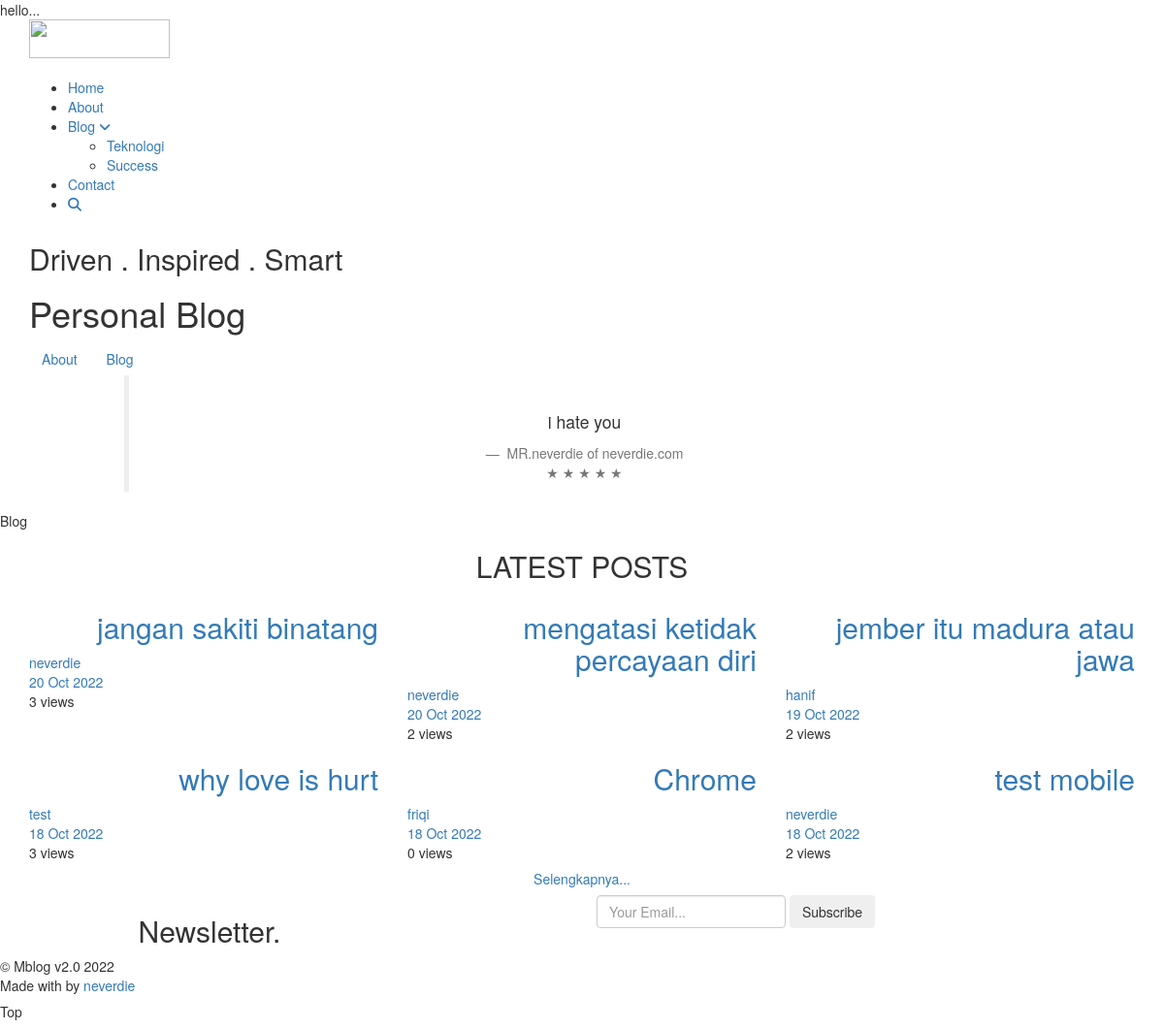
The page / on the database its author committed.
### tables this page shows
CREATE TABLE `tbl_navbar` (
  `navbar_id` int(11) NOT NULL,
  `navbar_name` varchar(50) DEFAULT NULL,
  `navbar_slug` varchar(200) DEFAULT NULL,
  `navbar_parent_id` int(11) DEFAULT 0
);

CREATE TABLE `tbl_testimonial` (
  `testimonial_id` int(11) NOT NULL,
  `testimonial_name` varchar(50) DEFAULT NULL,
  `testimonial_content` text DEFAULT NULL,
  `testimonial_image` varchar(50) DEFAULT NULL,
  `testimonial_created_at` timestamp NULL DEFAULT current_timestamp()
);

CREATE TABLE `tbl_post` (
  `post_id` int(11) NOT NULL,
  `post_title` varchar(250) DEFAULT NULL,
  `post_description` text DEFAULT NULL,
  `post_contents` longtext DEFAULT NULL,
  `post_image` varchar(40) DEFAULT NULL,
  `post_date` timestamp NULL DEFAULT current_timestamp(),
  `post_last_update` datetime DEFAULT NULL,
  `post_category_id` int(11) DEFAULT NULL,
  `post_tags` varchar(225) DEFAULT NULL,
  `post_slug` varchar(250) DEFAULT NULL,
  `post_status` int(11) DEFAULT NULL COMMENT '1=Publish, 0=Unpublish',
  `post_views` int(11) DEFAULT 0,
  `post_user_id` int(11) DEFAULT NULL
);

CREATE TABLE `tbl_user` (
  `user_id` int(11) NOT NULL,
  `user_name` varchar(100) DEFAULT NULL,
  `user_email` varchar(60) DEFAULT NULL,
  `user_password` varchar(40) DEFAULT NULL,
  `user_level` varchar(10) DEFAULT NULL,
  `user_status` varchar(10) DEFAULT '1',
  `user_photo` varchar(40) DEFAULT NULL
);

### application/controllers/Home.php (called while the page is built, shortened)
<?php
class Home extends CI_Controller {
	function __construct(){
		$this->load->model('Visitor_model','visitor_model');
		$this->load->model('Home_model','home_model');
		$this->load->model('Site_model','site_model');
        $this->load->helper('text');
	}
	function index(){
		$site = $this->site_model->get_site_data()->row_array();
		$data['site_name'] = $site['site_name'];
		$data['site_title'] = $site['site_title'];
		$data['site_desc'] = $site['site_description'];
		$data['site_twitter'] = $site['site_twitter'];
		$data['site_image'] = $site['site_logo_big'];
		$data['post_header'] = $this->home_model->get_post_header();
		$data['post_header_2'] = $this->home_model->get_post_header_2();
		$data['post_header_3'] = $this->home_model->get_post_header_3();
		$data['latest_post'] = $this->home_model->get_latest_post();
		$data['popular_post'] = $this->home_model->get_popular_post();
		$home = $this->db->get('tbl_home',1)->row();
		$data['caption_1'] = $home->home_caption_1;
		$data['caption_2'] = $home->home_caption_2;
		$data['bg_header'] = $home->home_bg_heading;
		$data['bg_testimoni'] = $home->home_bg_testimonial;
		$data['testimonial'] = $this->db->get('tbl_testimonial');
		$site_info = $this->db->get('tbl_site', 1)->row();
		$v['logo'] =  $site_info->site_logo_header;
		$data['icon'] = $site_info->site_favicon;
		$data['header'] = $this->load->view('header',$v,TRUE);
		$data['footer'] = $this->load->view('footer','',TRUE);
		$this->load->view('home_view',$data);
	}
}

### index.php (called while the page is built, shortened)
<?php
require_once BASEPATH.'core/CodeIgniter.php';

### application/models/Site_model.php (called while the page is built, shortened)
<?php
class Site_model extends CI_Model{
	function get_site_data(){
		$query = $this->db->get('tbl_site', 1);
		return $query;
	}
}

### application/models/Home_model.php (called while the page is built, shortened)
<?php
class Home_model extends CI_Model{
	function get_post_header(){
		$this->db->select('tbl_post.*, user_name');
		$this->db->from('tbl_post');
		$this->db->join('tbl_user', 'post_user_id=user_id','left');
		$this->db->order_by('post_id', 'DESC');
		$this->db->limit(1);
		$query = $this->db->get();
		return $query;
	}
	function get_post_header_2(){
		$this->db->select('tbl_post.*, user_name');
		$this->db->from('tbl_post');
		$this->db->join('tbl_user', 'post_user_id=user_id','left');
		$this->db->order_by('post_id', 'DESC');
		$this->db->limit(2,1);
		$query = $this->db->get();
		return $query;
	}
	function get_post_header_3(){
		$this->db->select('tbl_post.*, user_name');
		$this->db->from('tbl_post');
		$this->db->join('tbl_user', 'post_user_id=user_id','left');
		$this->db->order_by('post_id', 'DESC');
		$this->db->limit(3,3);
		$query = $this->db->get();
		return $query;
	}
	function get_latest_post(){
		$this->db->select('tbl_post.*, user_name, user_photo');
		$this->db->from('tbl_post');
		$this->db->join('tbl_user', 'post_user_id=user_id','left');
		$this->db->order_by('post_id', 'DESC');
		$this->db->limit(6);
		$query = $this->db->get();
		return $query;
	}
	function get_popular_post(){
		$this->db->select('tbl_post.*, user_name');
		$this->db->from('tbl_post');
		$this->db->join('tbl_user', 'post_user_id=user_id','left');
		$this->db->order_by('post_views', 'DESC');
		$this->db->limit(5);
		$query = $this->db->get();
		return $query;
	}
}

### application/views/home_view.php (the view, shortened to what this page needs)
<!DOCTYPE html>
<html lang="en">
	<head>
		<link rel="stylesheet" href="<?php echo base_url('theme/css/bootstrap.min.css')?>"/>
		<link rel="stylesheet" href="<?php echo base_url('theme/css/style.css')?>"/>
		<link rel="stylesheet" href="<?php echo base_url('theme/css/padding-margin.css')?>"/>
	    <link rel="stylesheet" href="<?php echo base_url().'theme/css/font-awesome.min.css'?>"/>
	</head>
	<body class="content-animate">
		<div class="page-loader">
			<div class="loader font-face1">hello...
			</div>
		</div>
		<div id="top" class="page">
			<?php echo $header;?>
			<main class="cd-main-content">
				<section id="homepage" class="home page-section parallax-2 overlay-light-alpha-10" data-background="<?php echo base_url().'theme/images/'.$bg_header;?>">
					<div class="table-content">
						<div class="table-center-text">
							<div class="container">
								<h2 class="font-face1 heading1 fw700 mb-40 mb-xs-30"><?php echo $caption_1;?></h2>
								<h1 class="font-face1 heading2 fw700 mb-40 mb-xs-30"><?php echo $caption_2;?></h1>
								<div class="local-scroll">
									<a href="<?php echo site_url('about');?>" class="btn bg-black white-color">About</a>
									<a href="<?php echo site_url('blog');?>" class="btn bg-black whitre-color hidden-xs">Blog</a>
								</div>
							</div>
						</div>
					</div>
				</section>
				<section id="testimonial" class="page-section black-section medium-section overlay-dark-alpha-60" data-background="<?php echo base_url().'theme/images/'.$bg_testimoni;?>">
					<div class="container relative">
						<div class="row">
							<div class="col-sm-10 col-sm-offset-1">
								<div class="block-wraper">
									<div class="slick-container testimonial-slider">
											<?php foreach($testimonial->result() as $test):?>
											<div class="slick-item">
												<div class="testimonial-item text-center">
													<blockquote class="testimonial-text font-face1 mb-0 fw300">
														<div class="card-avatar">
														</div>
														<p>
															 <?php echo $test->testimonial_content;?>
														</p>
														<footer class="testimonial-author font-face1 fw700">
															<?php echo $test->testimonial_name;?>
															<div class="testimonial-rating mt-10 mb-10">&starf; &starf; &starf; &starf; &starf;</div>
														</footer>
													</blockquote>
												</div>
											</div>
											<?php endforeach;?>
									</div>
								</div>
							</div>
						</div>
					</div>
				</section>
				<section id="thoughts" class="page-section big-section">
					<div class="shadow-title shadow-gray unselectable parallax-1">Blog</div>
					<div class="container">
						<div class="row">
							<div class="col-md-6 col-md-offset-3 mb-10 mb-sm-40 text-center">
								<h2 class="font-face1 section-heading fw800 mt-0 text-center">LATEST POSTS</h2>
							</div>
						</div>
						<div class="row multi-columns-row">
							<?php foreach($latest_post->result() as $row):?>
							<div class="col-sm-6 col-md-4 col-lg-4 mb-md-50 mt-10 wow fadeIn">
								<article>
									<a class="articles-card" href="<?php echo site_url('blog/'.$row->post_slug);?>" title="">
										<div class="card-wrap">
											<div class="card-body text-right">
												<h2 class="heading6 lp-0 mt-0 font-face1 text-right"><?php echo $row->post_title;?></h2>
											</div>
											<div class="card-footer">
												<div class="article_author">
													<div class="author light-text"><?php echo $row->user_name;?></div>
													<div class="date"><?php echo date('d M Y',strtotime($row->post_date));?></div>
												</div>
											</div>
										</div>
									</a>
									<div class="like light-text"><a href="javascript:void(0)"></a> <?php echo $row->post_views;?> views</div>
								</article>
							</div>
							<?php endforeach;?>
						</div>
						<div class="row">
							<div class="mt-100 mt-md-80 mt-sm-60">
							<div class="col-sm-6 col-sm-offset-3 text-center">
								<a class="btn bg-black" href="<?php echo site_url('blog');?>">Selengkapnya...</a>
							</div>
							</div>
						</div>
					</div>
				</section>
				<section  class="page-section subscribe-section small-section">
					<div class="container">
						<div class="row">
							<div class="col-md-10 col-md-offset-1">
								<div class="form-subscribe mb-50 mb-sm-0">
									<div class="col-sm-6 mb-sm-40">
										<h2 class="heading5 mt-0 font-face1 white-color fw700 mb-0" >Newsletter.</h2>
									</div>
									<div class="col-sm-6">
										<form class="form-inline" action="<?php echo site_url('subscribe');?>" method="post">
											<div class="form-group">
												<input type="email" name="email" required placeholder="Your Email..." class="form-control">
												<button type="submit" class="btn btn-subscribe">Subscribe</button>
											</div>
										</form>
									</div>
								</div>
							</div>
						</div>
					</div>
				</section>
				<?php echo $footer;?>
				</main>
		</div>
	</body>
</html>

### application/views/header.php (shortened to what this page needs)
<nav class="main-nav transparent stick-fixed">
	<div class="container">
		<div class="full-wrapper relative clearfix">
			<div class="header-logo-wrap">
				<a href="<?php echo site_url();?>" class="logo">
					<img src="<?php echo base_url().'theme/images/'.$logo;?>" width="145" height="40" alt="" />
				</a>
			</div>
			<div class="mobile-nav">
			</div>
			<div class="nav-wrapper large-nav">
				<ul class="clearlist local-scroll">
					<?php
						$query = $this->db->get_where('tbl_navbar', array('navbar_parent_id' => 0));
						if($query->num_rows() > 0):
					?>
					<?php foreach ($query->result() as $row):?>
						<?php
							$nav_id=$row->navbar_id;
							$query2 = $this->db->get_where('tbl_navbar', array('navbar_parent_id' => $nav_id));
						?>
						<?php if($query2->num_rows() > 0):?>
						<li>
							<a href="<?php echo site_url($row->navbar_slug);?>" class="menu-down"><?php echo $row->navbar_name;?> <i class="fa fa-angle-down"></i></a>
							<ul class="nav-sub">
								<?php foreach ($query2->result() as $row2):?>
								<li>
									<a href="<?php echo site_url($row2->navbar_slug);?>"><?php echo $row2->navbar_name;?></a>
								</li>
								<?php endforeach;?>
							</ul>
						</li>
						<?php else:?>
						<li>
							<a href="<?php echo site_url($row->navbar_slug);?>"><?php echo $row->navbar_name;?></a>
						</li>
						<?php endif;?>
					<?php endforeach;?>
					<?php else:?>
					<li>
						<a href="#">Belum ada menu</a>
					</li>
					<?php endif;?>
					<li><a href="javascript:void(0)" class="btn-search"><span class="fa fa-search"></span></a></li>
				</ul>
			</div>
		</div>
	</div>
</nav>

### application/views/footer.php
<section id="footer" class="page-section">
	<footer id="footer-section" class="page-section pt-30 pb-30 center-xs">
		<div class="copyright fw300 mb-sm-10"><span>&copy; Mblog v2.0 <?php echo date('Y');?> </span></div>
		<div class="caption fw300">Made with <i class="lnr lnr-heart"></i> by <a href="http://neverdie.com" target="_blank">neverdie</a></div>
		<div class="top-button"><h5>Top</h5><div class="line"></div></div>
	</footer>
</section>

### rows shown on the page
tbl_navbar: navbar_name "Home"
tbl_navbar: navbar_name "About"
tbl_navbar: navbar_name "Blog"
tbl_navbar: navbar_name "Teknologi"
tbl_navbar: navbar_name "Success"
tbl_navbar: navbar_name "Contact"
tbl_testimonial: testimonial_content "i hate you", testimonial_name "MR.neverdie of neverdie.com"
tbl_post: post_title "jangan sakiti binatang", tbl_user.user_name "neverdie", post_date "20 Oct 2022", post_views "3"
tbl_post: post_title "mengatasi ketidak percayaan diri", tbl_user.user_name "neverdie", post_date "20 Oct 2022", post_views "2"
tbl_post: post_title "jember itu madura atau jawa", tbl_user.user_name "hanif", post_date "19 Oct 2022", post_views "2"
tbl_post: post_title "why love is hurt", tbl_user.user_name "test", post_date "18 Oct 2022", post_views "3"
tbl_post: post_title "Chrome", tbl_user.user_name "friqi", post_date "18 Oct 2022", post_views "0"
tbl_post: post_title "test mobile", tbl_user.user_name "neverdie", post_date "18 Oct 2022", post_views "2"

### other values the page prints
$caption_1 "Driven . Inspired . Smart"
$caption_2 "Personal Blog"
